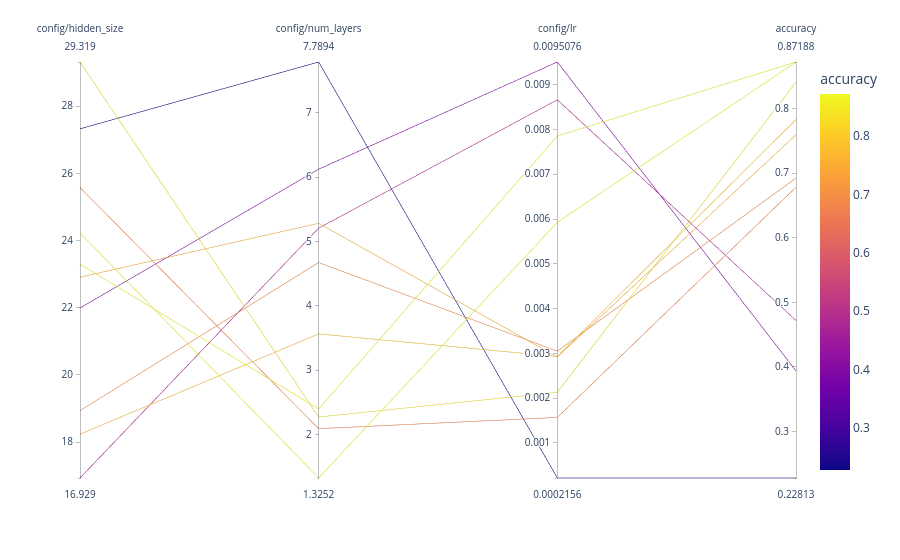

The cell this chart's notebook holds for it:
### Markdown cell above
As you can see, bayes really focuses on the promising areas. It is much more efficient than random search, and also more efficient than grid search.
We have set the `random_search_steps` to 5, this means that we will do 5 random searches first, to get a good initial idea of the space. As you can see, 5 is a bit low, because it might lead to premature converging to a local optimum. You can increase this number to get a better initial idea of the space, but you will also need to increase the number of iterations after the initial random scan.

### Code cell
visualize.parallel_plot(analysis, columns)

### Figure 1 — Plotly figure (JSON) as saved in the notebook; plotly's stock layout.template omitted (floating-point values rounded to 4 significant figures)
{"data": [{"dimensions": [{"label": "config/hidden_size", "values": [21.99, 25.58, 16.93, 27.33, 29.32, 18.93, 22.91, 18.23, 23.3, 24.23]}, {"label": "config/num_layers", "values": [6.124, 2.092, 5.208, 7.789, 2.273, 4.673, 5.283, 3.565, 2.398, 1.325]}, {"label": "config/lr", "values": [0.009508, 0.001569, 0.008663, 0.0002156, 0.002131, 0.003049, 0.002919, 0.002929, 0.007854, 0.005928]}, {"label": "accuracy", "values": [0.3937, 0.6781, 0.4719, 0.2281, 0.8406, 0.6922, 0.7594, 0.7828, 0.8719, 0.8719]}], "domain": {"x": [0, 1], "y": [0, 1]}, "line": {"color": [0.3937, 0.6781, 0.4719, 0.2281, 0.8406, 0.6922, 0.7594, 0.7828, 0.8719, 0.8719], "coloraxis": "coloraxis"}, "name": "", "type": "parcoords"}], "layout": {"coloraxis": {"colorbar": {"title": {"text": "accuracy"}}, "colorscale": [[0, "#0d0887"], [0.1111, "#46039f"], [0.2222, "#7201a8"], [0.3333, "#9c179e"], [0.4444, "#bd3786"], [0.5556, "#d8576b"], [0.6667, "#ed7953"], [0.7778, "#fb9f3a"], [0.8889, "#fdca26"], [1, "#f0f921"]]}, "legend": {"tracegroupgap": 0}, "margin": {"t": 60}}}
